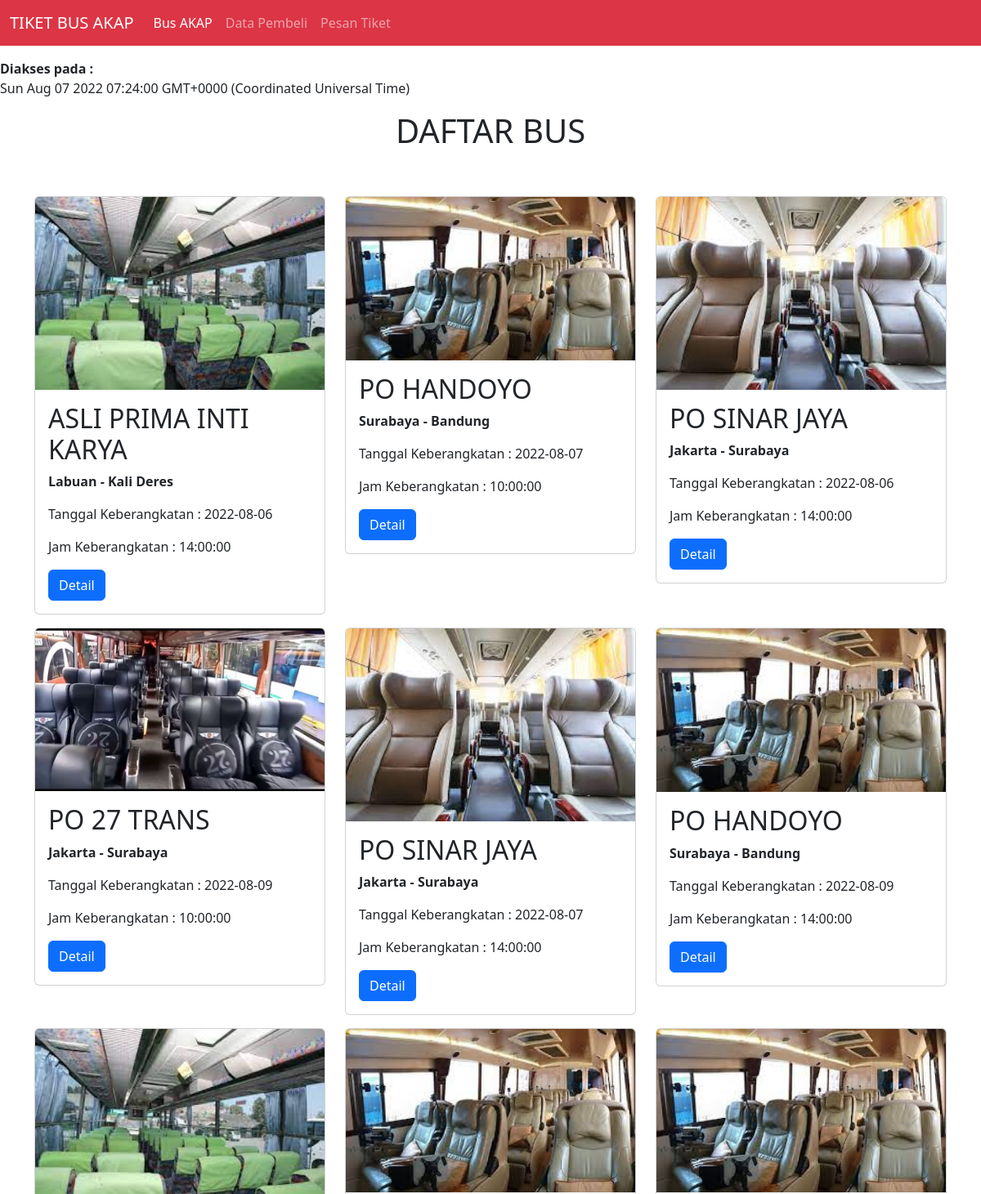
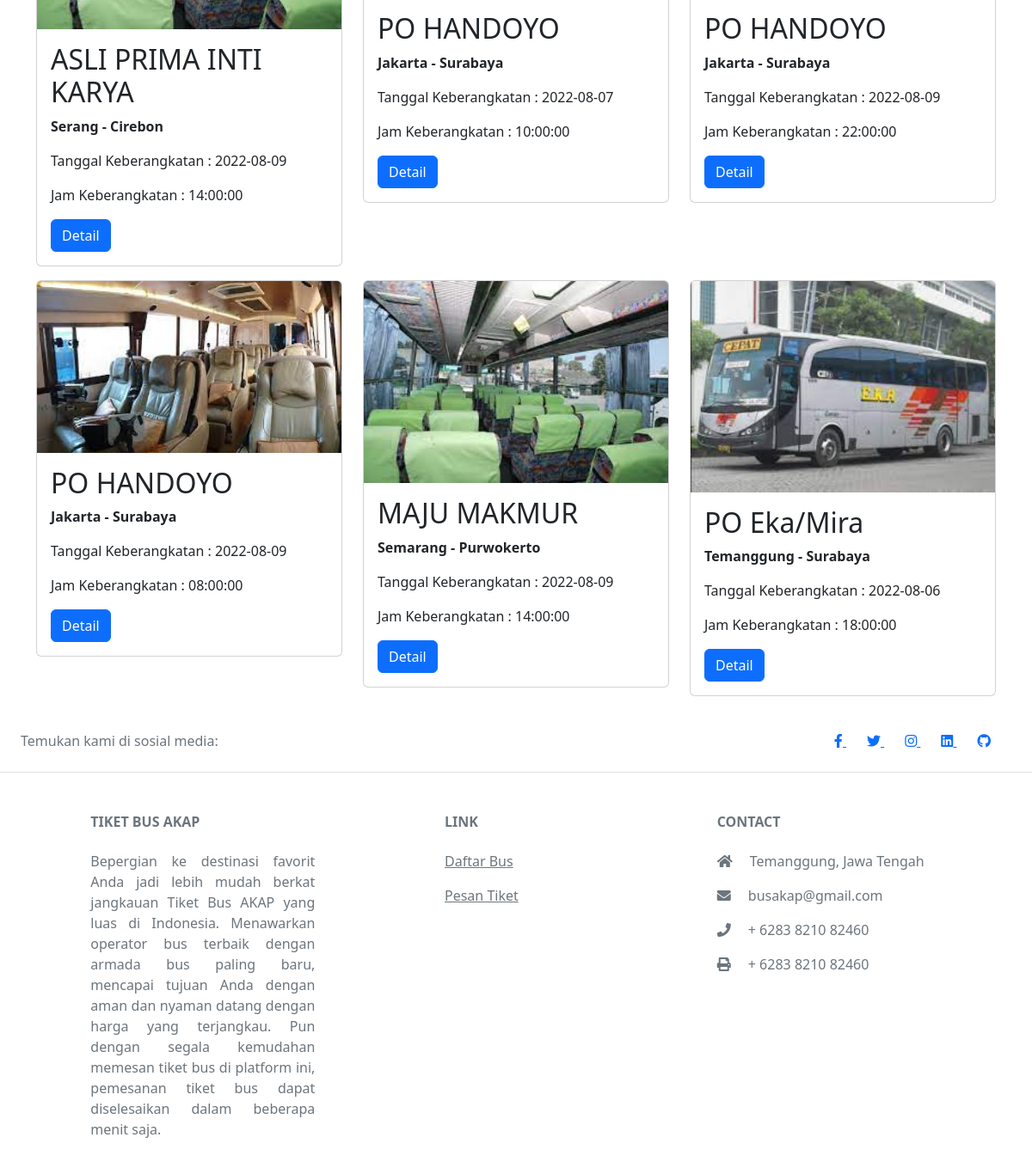
The page / on the database its author committed (2 pictures, top to bottom).
### tables this page shows
CREATE TABLE `kelas` (
  `id` int(11) NOT NULL,
  `nama` varchar(50) NOT NULL,
  `gambar` varchar(50) NOT NULL,
  `harga` decimal(10,0) NOT NULL,
  `kursi` int(11) DEFAULT NULL,
  `tanggal` date DEFAULT NULL,
  `jam` time DEFAULT NULL,
  `asal` varchar(50) DEFAULT NULL,
  `tujuan` varchar(50) DEFAULT NULL,
  `kelas` varchar(50) DEFAULT NULL,
  `fasilitas` varchar(200) DEFAULT NULL
);

### database.php (called while the page is built, shortened)
<?php
$servername = "localhost";
$username = "username";
$password = "password";
$db_name = "tiket_akap";
$conn = new mysqli($servername, $username, $password, $db_name);
$sql = "SELECT * FROM kelas";
$kelas = $conn->query($sql);

### index.php (the view, shortened to what this page needs)
<!DOCTYPE html>
<html lang="en">
<head>
    <link href="https://cdn.jsdelivr.net/npm/bootstrap@5.2.0/dist/css/bootstrap.min.css" rel="stylesheet">
    <link rel="stylesheet" href="https://use.fontawesome.com/releases/v5.15.1/css/all.css">
</head>
<body>
    <?php
    include "database.php" ?>
    <nav class="navbar navbar-expand-lg navbar-dark bg-danger sticky-top">
        <div class="container-fluid">
            <a class="navbar-brand" href="index.php">TIKET BUS AKAP</a>
            <div class="collapse navbar-collapse" id="navbarNav">
                <ul class="navbar-nav">
                    <li class="nav-item">
                        <a class="nav-link active" aria-current="page" href="index.php">Bus AKAP</a>
                    </li>
                    <li class="nav-item">
                        <a class="nav-link" href="pembeli.php">Data Pembeli</a>
                    </li>
                    <li class="nav-item">
                        <a class="nav-link" href="pesan.php">Pesan Tiket</a>
                    </li>
                </ul>
            </div>
        </div>
    </nav>
    <div class="mt-3">
        <b>Diakses pada : </b>
        <p id="date"></p>
    </div>
    <h1 style="text-align: center;">DAFTAR BUS</h1>
    <br><br>
    <div class="container">
        <div class="row">
            <?php while ($row = $kelas->fetch_assoc()) { ?>
                <div class="col-md-4 mb-3">
                    <div class="card">
                        <img src="img/<?= $row['gambar']; ?>" class="card-img-top" alt="<?= $row['nama']; ?>">
                        <div class="card-body">
                            <h2 class="card-title"><?= $row['nama']; ?></h2>
                            <p class="card-text"><b><?= $row['asal']; ?> - <?= $row['tujuan']; ?></b></p>
                            <p class="card-text">Tanggal Keberangkatan : <?= $row['tanggal']; ?> </p>
                            <p class="card-text">Jam Keberangkatan : <?= $row['jam']; ?> </p>
                            <a href="detail.php?id=<?= $row['id']; ?>" class="btn btn-primary">Detail</a>
                        </div>
                    </div>
                </div>
            <?php } ?>
        </div>
    </div>
    <footer class="text-center text-lg-start bg-white text-muted">
        <section class="d-flex justify-content-center justify-content-lg-between p-4 border-bottom">
            <div class="me-5 d-none d-lg-block">
                <span>Temukan kami di sosial media:</span>
            </div>
            <div>
                <a href="https://web.facebook.com/profile.php?id=100083606995507" class="me-4 link-grayish">
                    <i class="fab fa-facebook-f"></i>
                </a>
                <a href="https://twitter.com/nailykhry__" class="me-4 link-grayish">
                    <i class="fab fa-twitter"></i>
                </a>
                <a href="https://www.instagram.com/nailykhry/" class="me-4 link-grayish">
                    <i class="fab fa-instagram"></i>
                </a>
                <a href="https://www.linkedin.com/in/nailykhairiya/" class="me-4 link-grayish">
                    <i class="fab fa-linkedin"></i>
                </a>
                <a href="https://github.com/nailykhry" class="me-4 link-grayish">
                    <i class="fab fa-github"></i>
                </a>
            </div>
        </section>
        <section class="">
            <div class="container text-center text-md-start mt-5">
                <div class="row mt-3">
                    <div class="col-md-3 col-lg-4 col-xl-3 mx-auto mb-4">
                        <h6 class="text-uppercase fw-bold mb-4">
                            <i class="bi bi-sun"></i> TIKET BUS AKAP
                        </h6>
                        <p style="text-align: justify;">
                            Bepergian ke destinasi favorit Anda jadi lebih mudah berkat jangkauan Tiket Bus AKAP yang luas di Indonesia.
                            Menawarkan operator bus terbaik dengan armada bus paling baru, mencapai tujuan Anda dengan aman dan nyaman datang dengan harga yang terjangkau.
                            Pun dengan segala kemudahan memesan tiket bus di platform ini,
                            pemesanan tiket bus dapat diselesaikan dalam beberapa menit saja.
                        </p>
                    </div>
                    <div class="col-md-3 col-lg-2 col-xl-2 mx-auto mb-4">
                        <h6 class="text-uppercase fw-bold mb-4">
                            Link
                        </h6>
                        <p>
                            <a href="index.php" class="text-reset">Daftar Bus</a>
                        </p>
                        <p>
                            <a href="pesan.php" class="text-reset">Pesan Tiket</a>
                        </p>
                    </div>
                    <div class="col-md-4 col-lg-3 col-xl-3 mx-auto mb-md-0 mb-4">
                        <h6 class="text-uppercase fw-bold mb-4">Contact</h6>
                        <p><i class="fas fa-home me-3 text-grayish"></i> Temanggung, Jawa Tengah</p>
                        <p>
                            <i class="fas fa-envelope me-3 text-grayish"></i>
                            busakap@gmail.com
                        </p>
                        <p><i class="fas fa-phone me-3 text-grayish"></i> + 6283 8210 82460</p>
                        <p><i class="fas fa-print me-3 text-grayish"></i> + 6283 8210 82460</p>
                    </div>
                </div>
            </div>
        </section>
    </footer>
</body>
</html>

### rows shown on the page
kelas: gambar (picture), nama "ASLI PRIMA INTI KARYA", asal "Labuan", tujuan "Kali Deres", tanggal "2022-08-06", jam "14:00:00"
kelas: gambar (picture), nama "PO HANDOYO", asal "Surabaya", tujuan "Bandung", tanggal "2022-08-07", jam "10:00:00"
kelas: gambar (picture), nama "PO SINAR JAYA", asal "Jakarta", tujuan "Surabaya", tanggal "2022-08-06", jam "14:00:00"
kelas: gambar (picture), nama "PO 27 TRANS", asal "Jakarta", tujuan "Surabaya", tanggal "2022-08-09", jam "10:00:00"
kelas: gambar (picture), nama "PO SINAR JAYA", asal "Jakarta", tujuan "Surabaya", tanggal "2022-08-07", jam "14:00:00"
kelas: gambar (picture), nama "PO HANDOYO", asal "Surabaya", tujuan "Bandung", tanggal "2022-08-09", jam "14:00:00"
kelas: gambar (picture), nama "ASLI PRIMA INTI KARYA", asal "Serang", tujuan "Cirebon", tanggal "2022-08-09", jam "14:00:00"
kelas: gambar (picture), nama "PO HANDOYO", asal "Jakarta", tujuan "Surabaya", tanggal "2022-08-07", jam "10:00:00"
kelas: gambar (picture), nama "PO HANDOYO", asal "Jakarta", tujuan "Surabaya", tanggal "2022-08-09", jam "22:00:00"
kelas: gambar (picture), nama "PO HANDOYO", asal "Jakarta", tujuan "Surabaya", tanggal "2022-08-09", jam "08:00:00"
kelas: gambar (picture), nama "MAJU MAKMUR", asal "Semarang", tujuan "Purwokerto", tanggal "2022-08-09", jam "14:00:00"
kelas: gambar (picture), nama "PO Eka/Mira", asal "Temanggung", tujuan "Surabaya", tanggal "2022-08-06", jam "18:00:00"
